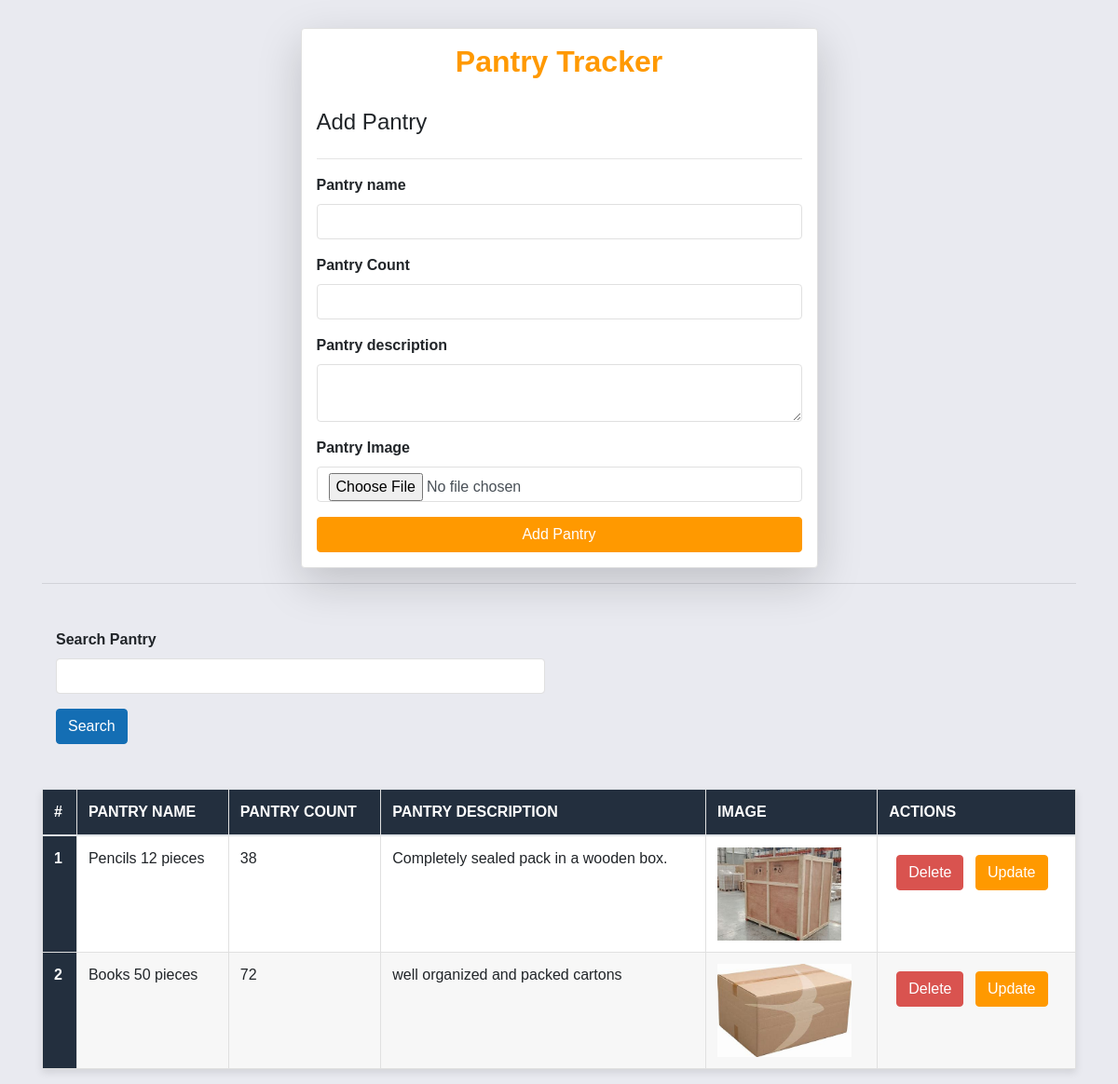
Before: / with the older database file.
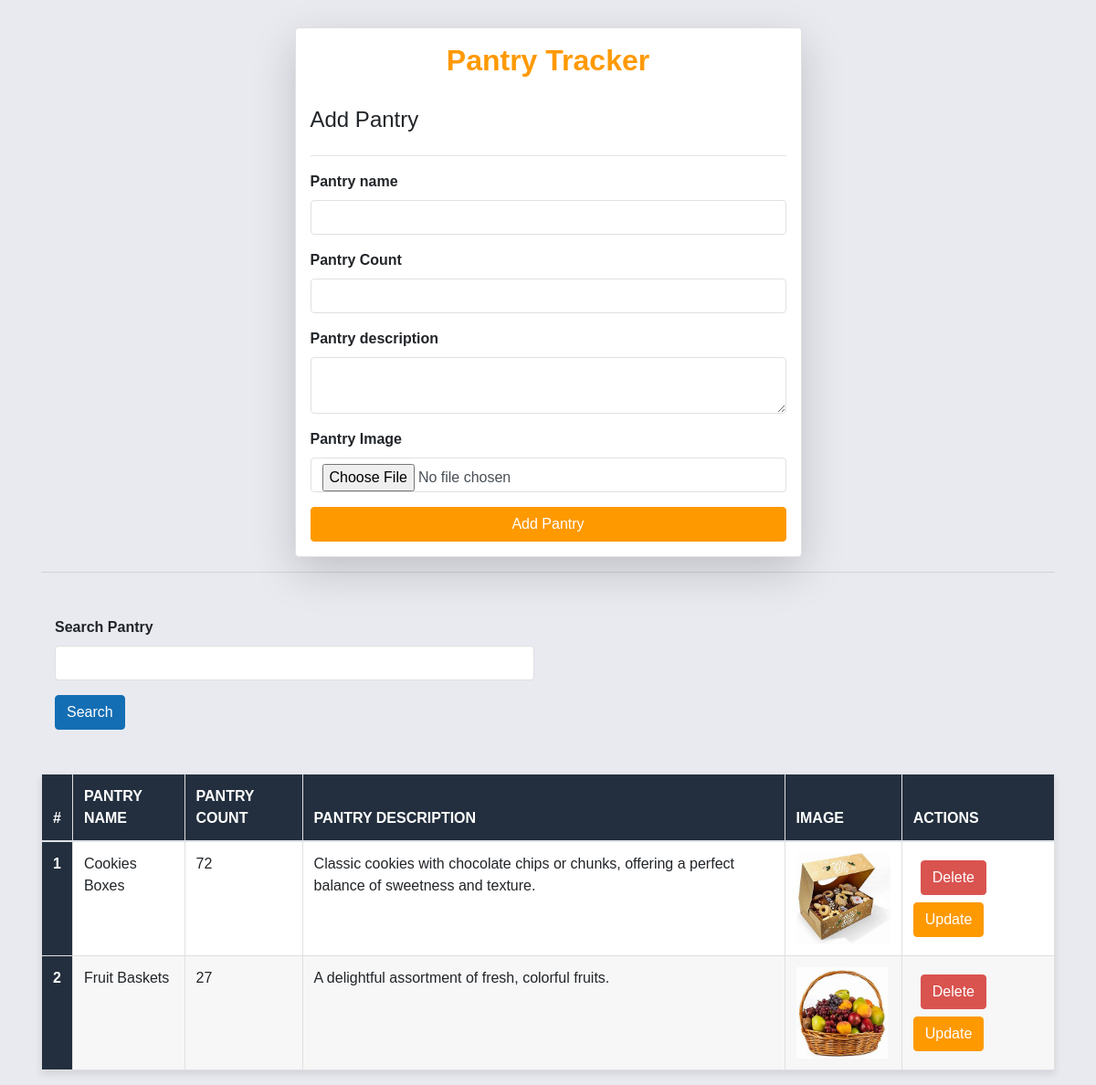
After: the same page with the newer database file.
### pantry/models.py (models this page shows)
class Pantry(models.Model):
    user = models.ForeignKey(User, on_delete=models.SET_NULL, null=True, blank=True)
    inventory_name = models.CharField(max_length=100)
    inventory_count = models.IntegerField()
    inventory_description = models.TextField()
    inventory_image = models.ImageField(upload_to="inventory_images")
    inventory_view_count = models.PositiveIntegerField(default=1)

### pantry_tracker/views.py (the view, shortened to what this page needs)
# urls.py: path('', views.pantry),
def pantry(request):
    queryset = Pantry.objects.all()
    if request.GET.get('search'):
        search = request.GET.get('search')
        queryset = Pantry.objects.filter(inventory_name__icontains=search)
    context = {
            'queryset': queryset
    }
    return render(request, 'index.html', context)

### templates/index.html (shortened to what this page needs)
{% extends "base.html" %}
{% block start %}
<link href="https://maxcdn.bootstrapcdn.com/bootstrap/4.5.2/css/bootstrap.min.css" rel="stylesheet">
<div class="container">
  <form class="col-6 mx-auto card p-3 shadow-lg" method="post" enctype="multipart/form-data">
    <h2 class="text text-center">Pantry Tracker</h2>
    <br>
    <h4>Add Pantry</h4>
    <hr>
    <div class="form-group">
      <label for="exampleInputEmail1">Pantry name</label>
      <input name="name" type="text" class="form-control" required>
    </div>
    <div class="form-group">
      <label for="exampleInputEmail1">Pantry Count</label>
      <input name="count" type="text" class="form-control" required>
    </div>
    <div class="form-group">
      <label for="exampleInputPassword1">Pantry description</label>
      <textarea name="description" class="form-control" required></textarea>
    </div>
    <div class="form-group">
      <label for="exampleInputPassword1">Pantry Image</label>
      <input name="image" type="file" class="form-control">
    </div>
    <button type="submit" class="btn btn-success">Add Pantry</button>
  </form>
  <hr>
  <div class="class mt-5">
    <form action="">
      <div class="max-auto col-6">
        <div class="form-group">
          <label for="exampleInputEmail1">Search Pantry</label>
          <input name="search" type="text" class="form-control">
        </div>
        <button type="submit" class="btn btn-primary">Search</button>
      </div>
    </form>
  </div>
  <table class="table mt-5">
    <thead>
      <tr>
        <th scope="col">#</th>
        <th scope="col">Pantry name</th>
        <th scope="col">Pantry Count</th>
        <th scope="col">Pantry Description</th>
        <th scope="col">Image</th>
        <th scope="col">Actions</th>
      </tr>
    </thead>
    <tbody>
      {% for query in queryset %}
      <tr>
        <th scope="row">{{forloop.counter}}</th>
        <td>{{query.inventory_name}}</td>
        <td>{{query.inventory_count}}</td>
        <td>{{query.inventory_description}}</td>
        <td>
          <img src="{{ query.inventory_image }}" style="height: 100px;" alt="Image not found">
        </td>
        <td>
          <a href="/delete_pantry/{{query.id }}" class="btn btn-danger m-2">Delete</a>
          <a href="/update_pantry/{{query.id }}" class="btn btn-success">Update</a>
        </td>
      </tr>
      {% endfor %}
    </tbody>
  </table>
</div>
{% endblock %}

### templates/base.html (shortened to what this page needs)
<!DOCTYPE html>
<html lang="en">
<head>
</head>
<body>
    {% block start %}
    {% endblock %}
</body>
</html>

### templates/base.html (style rules this page uses)
table { width: 80%; margin: 20px auto; border-collapse: collapse; font-family: Arial, sans-serif; box-shadow: 0 4px 8px rgba(0, 0, 0, 0.1); }
th, td { padding: 15px; text-align: left; border: 1px solid #e0e0e0; }
th { background-color: #232F3E; color: #FFFFFF; font-weight: bold; text-transform: uppercase; }
tr:nth-child(even) { background-color: #f7f7f7; }
tr:nth-child(odd) { background-color: #FFFFFF; }

### templates/index.html (style rules this page uses)
body { background-color: #e9eaf0; }
.text { color: #FF9900; font-weight: bold; }
.container { margin-top: 30px; font-family: Arial, sans-serif; }
.card { padding: 20px; box-shadow: 0 4px 8px rgba(0, 0, 0, 0.1); border: 1px solid #e0e0e0; }
.form-group label { font-weight: bold; }
.form-control { border: 1px solid #e0e0e0; }
.btn-success { background-color: #FF9900; border-color: #FF9900; }
.btn-primary { background-color: #146EB4; border-color: #146EB4; }
.btn-danger { background-color: #D9534F; border-color: #D9534F; }
table { width: 100%; margin-top: 30px; border-collapse: collapse; box-shadow: 0 4px 8px rgba(0, 0, 0, 0.1); border: 1px solid #e0e0e0; }
th, td { padding: 15px; text-align: left; border: 1px solid #e0e0e0; }
th { background-color: #232F3E; color: #FFFFFF; font-weight: bold; text-transform: uppercase; }
tr:nth-child(even) { background-color: #f7f7f7; }
tr:nth-child(odd) { background-color: #FFFFFF; }

Changed rows visible on the page:
removed Pantry: inventory_name "Pencils 12 pieces", inventory_count "38", inventory_description "Completely sealed pack in a wooden box.", inventory_image (picture)
removed Pantry: inventory_name "Books 50 pieces", inventory_count "72", inventory_description "well organized and packed cartons", inventory_image (picture)
added Pantry: inventory_name "Cookies Boxes", inventory_count "72", inventory_description "Classic cookies with chocolate chips or chunks, offering a perfect balance of sweetness and texture.", inventory_image (picture)
added Pantry: inventory_name "Fruit Baskets", inventory_count "27", inventory_description "A delightful assortment of fresh, colorful fruits.", inventory_image (picture)
